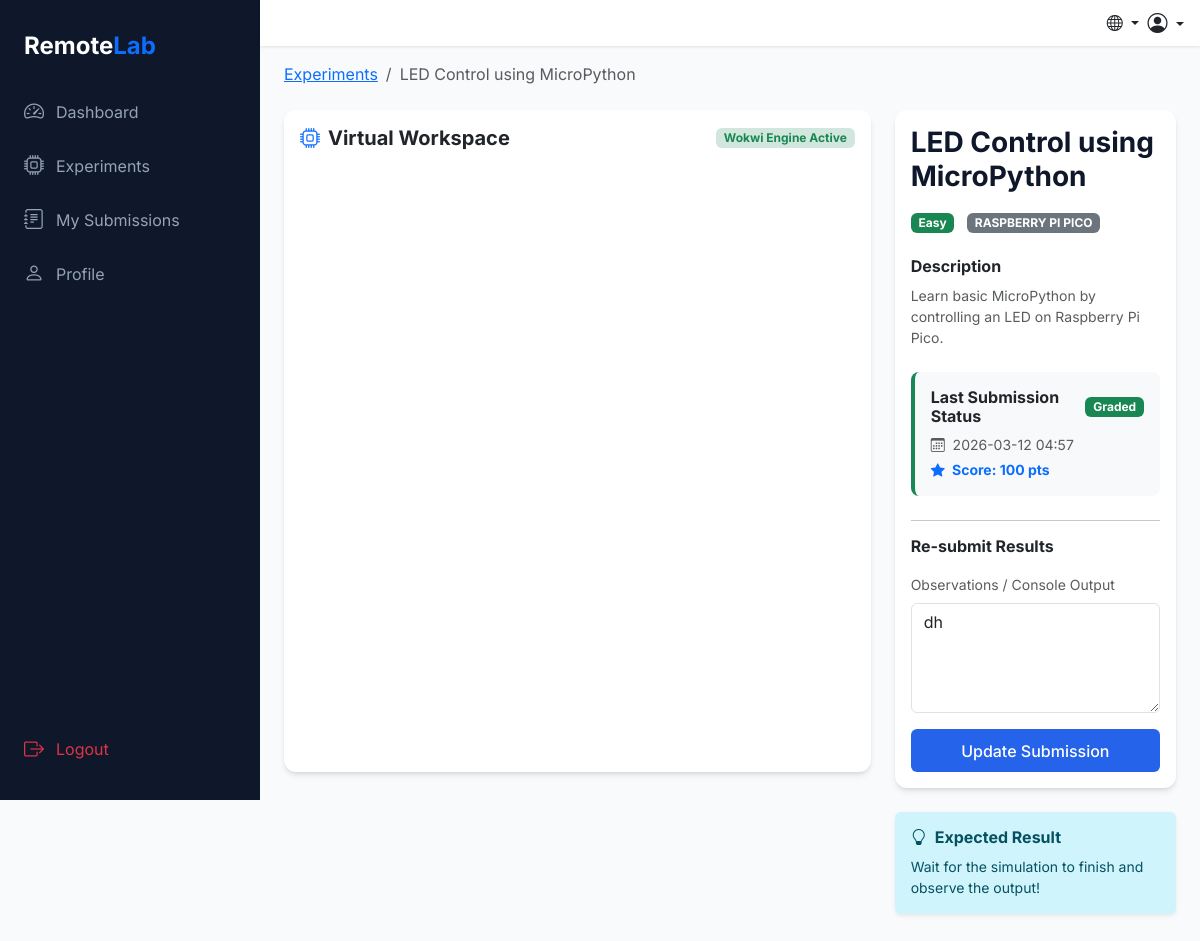
Screenshot of /api/experiments/6 (signed in) with the database file from the repository.
### app/models.py (models this page shows, shortened)
class Experiment(db.Model):
    __tablename__ = 'experiments'
    id = db.Column(db.Integer, primary_key=True)
    title = db.Column(db.String(200), nullable=False)
    description = db.Column(db.Text, nullable=False)
    objectives = db.Column(db.Text, nullable=True)
    instructions = db.Column(db.Text, nullable=True)
    type = db.Column(db.String(50), nullable=False)  # arduino / raspberry_pi_pico
    difficulty = db.Column(db.String(20), default='easy') # easy, medium, hard
    category = db.Column(db.String(100), nullable=True)
    wokwi_url = db.Column(db.String(500), nullable=False)
    expected_result = db.Column(db.Text, nullable=True)
    created_at = db.Column(db.DateTime, default=datetime.utcnow)
    submissions = db.relationship('Submission', backref='experiment', lazy=True, cascade='all, delete-orphan')

class Submission(db.Model):
    __tablename__ = 'submissions'
    id = db.Column(db.Integer, primary_key=True)
    user_id = db.Column(db.Integer, db.ForeignKey('users.id'), nullable=False)
    experiment_id = db.Column(db.Integer, db.ForeignKey('experiments.id'), nullable=False)
    result_text = db.Column(db.Text, nullable=True)
    score = db.Column(db.Integer, nullable=True)
    feedback = db.Column(db.Text, nullable=True)
    submitted_at = db.Column(db.DateTime, default=datetime.utcnow)

### app/routes/experiment_routes.py (the view)
@experiment_bp.route('/<int:id>')
@jwt_required()
def detail(id):
    user_id = get_jwt_identity()
    user = User.query.get(user_id)
    if not user:
        flash('Sessiya muddati tugagan yoki foydalanuvchi topilmadi. Iltimos, qayta kiring.', 'warning')
        return redirect(url_for('auth.login'))
    experiment = Experiment.query.get_or_404(id)
    last_submission = Submission.query.filter_by(user_id=user_id, experiment_id=id)\
        .order_by(Submission.submitted_at.desc()).first()
    return render_template('experiments/detail.html',
                           experiment=experiment,
                           last_submission=last_submission)

### app/__init__.py (called while the page is built)
def get_locale():
    cookie_lang = request.cookies.get('lang')
    if cookie_lang in ['en', 'uz', 'ru']:
        return cookie_lang
    return request.accept_languages.best_match(['en', 'uz', 'ru']) or 'en'

### app/templates/experiments/detail.html (shortened to what this page needs)
{% extends "base.html" %}
{% block content %}
<nav aria-label="breadcrumb" class="mb-4">
    <ol class="breadcrumb">
        <li class="breadcrumb-item"><a href="{{ url_for('experiment.list_experiments') }}">Experiments</a></li>
        <li class="breadcrumb-item active">{{ experiment.title }}</li>
    </ol>
</nav>
<div class="row flex-column-reverse flex-lg-row">
    <div class="col-lg-8">
        <div class="card lab-card mb-4 overflow-hidden">
            <div class="card-header bg-white border-0 py-3 d-flex justify-content-between align-items-center">
                <h5 class="mb-0 fw-bold"><i class="bi bi-cpu text-primary me-2"></i>{{ _('Virtual Workspace') }}</h5>
                <span class="badge bg-success-subtle text-success">{{ _('Wokwi Engine Active') }}</span>
            </div>
            <div class="card-body p-0">
                <div class="d-none d-lg-block">
                    <iframe src="{{ experiment.wokwi_url }}" width="100%" height="600" frameborder="0"></iframe>
                </div>
            </div>
        </div>
    </div>
    <div class="col-lg-4">
        <div class="card lab-card mb-4">
            <div class="card-body">
                <h3 class="fw-bold mb-3">{{ experiment.title }}</h3>
                <div class="mb-4">
                    <span
                        class="badge {% if experiment.difficulty == 'easy' %}bg-success{% elif experiment.difficulty == 'medium' %}bg-warning{% else %}bg-danger{% endif %} me-2">
                        {{ experiment.difficulty|capitalize }}
                    </span>
                    <span class="badge bg-secondary">{{ experiment.type|replace('_', ' ')|upper }}</span>
                </div>
                <h6 class="fw-bold mb-2">{{ _('Description') }}</h6>
                <p class="text-muted small mb-4">{{ experiment.description }}</p>
                {% if last_submission %}
                <div
                    class="bg-light p-3 rounded-3 mb-4 border-start border-4 {% if last_submission.score %}border-success{% else %}border-warning{% endif %}">
                    <div class="d-flex justify-content-between align-items-center mb-2">
                        <h6 class="fw-bold mb-0">{{ _('Last Submission Status') }}</h6>
                        <span class="badge {% if last_submission.score %}bg-success{% else %}bg-warning{% endif %}">
                            {% if last_submission.score %}Graded{% else %}Pending{% endif %}
                        </span>
                    </div>
                    <div class="small text-muted mb-1">
                        <i class="bi bi-calendar3 me-1"></i> {{ last_submission.submitted_at.strftime('%Y-%m-%d %H:%M')
                        }}
                    </div>
                    {% if last_submission.score %}
                    <div class="text-primary fw-bold small">
                        <i class="bi bi-star-fill me-1"></i> Score: {{ last_submission.score }} pts
                    </div>
                    {% endif %}
                </div>
                {% endif %}
                <hr>
                <h6 class="fw-bold mb-3">{% if last_submission %}{{ _('Re-submit Results') }}{% else %}{{ _('Submit
                    Results') }}{% endif %}</h6>
                <form action="{{ url_for('experiment.submit', id=experiment.id) }}" method="POST">
                    <div class="mb-3">
                        <label class="form-label small text-muted">{{ _('Observations / Console Output') }}</label>
                        <textarea name="result_text" class="form-control" rows="4"
                            placeholder="{{ _('Paste your results or observations here...') }}"
                            required>{% if last_submission %}{{ last_submission.result_text }}{% endif %}</textarea>
                    </div>
                    <div class="d-grid">
                        <button type="submit" class="btn btn-primary">
                            {% if last_submission %}{{ _('Update Submission') }}{% else %}{{ _('Submit for Grading')
                            }}{% endif %}
                        </button>
                    </div>
                </form>
            </div>
        </div>
        <div class="alert alert-info border-0 shadow-sm" role="alert">
            <h6 class="alert-heading fw-bold"><i class="bi bi-lightbulb me-2"></i>{{ _('Expected Result') }}</h6>
            <p class="small mb-0">{% if experiment.expected_result %}{{ experiment.expected_result }}{% else %}{{
                _('Wait for the simulation to finish and observe the output!') }}{% endif %}</p>
        </div>
    </div>
</div>
{% endblock %}

### app/static/css/style.css (style rules this page uses)
:root { --primary-color: #2563EB; --secondary-color: #0F172A; --bg-color: #F8FAFC; --accent-color: #22C55E; --text-main: #1E293B; --text-muted: #64748B; --card-shadow: 0 4px 6px -1px rgb(0 0 0 / 0.1), 0 2px 4px -2px rgb(0 0 0 / 0.1); --sidebar-width: 260px; --bottom-nav-height: 65px; }
body { background-color: var(--bg-color); font-family: 'Inter', system-ui, -apple-system, sans-serif; color: var(--text-main); }
.lab-card { border: none; border-radius: 12px; box-shadow: var(--card-shadow); transition: transform 0.2s ease; }
.btn-primary { background-color: var(--primary-color); border: none; padding: 0.6rem 1.5rem; font-weight: 500; }
h1, h2, h3 { font-weight: 700; color: var(--secondary-color); }

### rows the page displays
Experiment: title "LED Control using MicroPython", difficulty "Easy", type "RASPBERRY PI PICO", description "Learn basic MicroPython by controlling an LED on Raspberry Pi Pico."
Submission: submitted_at "2026-03-12 04:57", score "100", result_text "dh"
